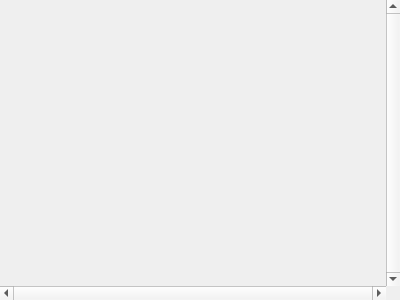
<?xml version="1.0" encoding="UTF-8"?>
<ui version="4.0">
 <class>RecentTiles</class>
 <widget class="QFrame" name="RecentTiles">
  <property name="geometry">
   <rect>
    <x>0</x>
    <y>0</y>
    <width>400</width>
    <height>300</height>
   </rect>
  </property>
  <layout class="QGridLayout" name="gridLayout">
   <property name="leftMargin">
    <number>0</number>
   </property>
   <property name="topMargin">
    <number>0</number>
   </property>
   <property name="rightMargin">
    <number>0</number>
   </property>
   <property name="bottomMargin">
    <number>0</number>
   </property>
   <property name="spacing">
    <number>0</number>
   </property>
   <item row="1" column="0">
    <widget class="QScrollBar" name="horizontalScrollBar">
     <property name="maximum">
      <number>0</number>
     </property>
     <property name="orientation">
      <enum>Qt::Horizontal</enum>
     </property>
    </widget>
   </item>
   <item row="0" column="0">
    <widget class="QWidget" name="surface" native="true"/>
   </item>
   <item row="0" column="1">
    <widget class="QScrollBar" name="verticalScrollBar">
     <property name="maximum">
      <number>0</number>
     </property>
     <property name="orientation">
      <enum>Qt::Vertical</enum>
     </property>
    </widget>
   </item>
  </layout>
 </widget>
 <resources/>
 <connections/>
</ui>
